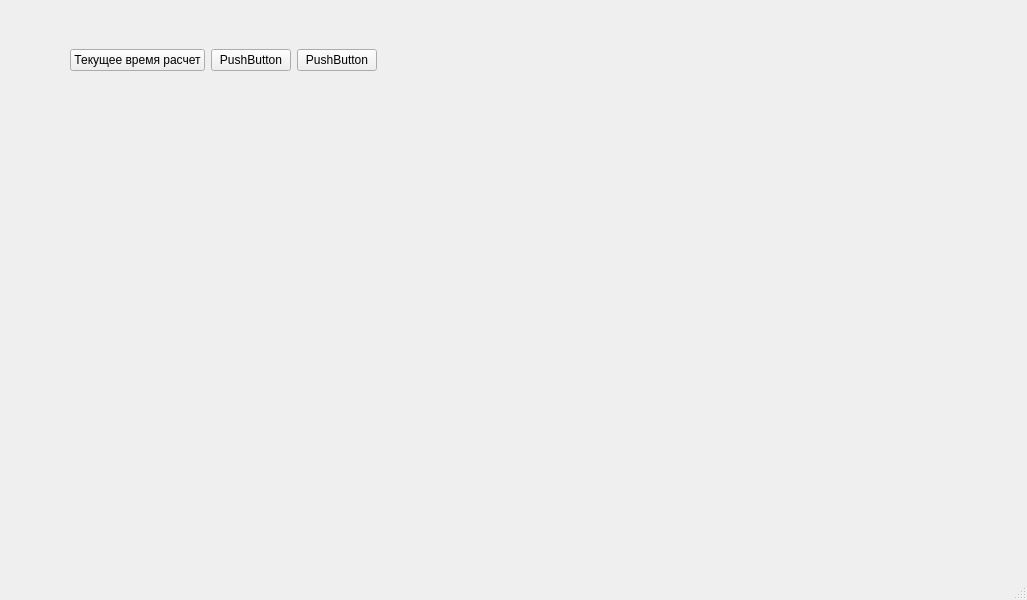
<?xml version="1.0" encoding="UTF-8"?>
<ui version="4.0">
 <class>MainWindow</class>
 <widget class="QMainWindow" name="MainWindow">
  <property name="geometry">
   <rect>
    <x>0</x>
    <y>0</y>
    <width>1027</width>
    <height>600</height>
   </rect>
  </property>
  <property name="windowTitle">
   <string>MainWindow</string>
  </property>
  <widget class="QWidget" name="centralwidget">
   <widget class="QWidget" name="horizontalLayoutWidget">
    <property name="geometry">
     <rect>
      <x>70</x>
      <y>20</y>
      <width>861</width>
      <height>80</height>
     </rect>
    </property>
    <layout class="QHBoxLayout" name="horizontalLayout">
     <item>
      <widget class="QPushButton" name="calculateCurrTime">
       <property name="text">
        <string>Текущее время расчет</string>
       </property>
      </widget>
     </item>
     <item>
      <widget class="QPushButton" name="pushButton_2">
       <property name="text">
        <string>PushButton</string>
       </property>
      </widget>
     </item>
     <item>
      <widget class="QPushButton" name="pushButton_3">
       <property name="text">
        <string>PushButton</string>
       </property>
      </widget>
     </item>
     <item>
      <spacer name="horizontalSpacer">
       <property name="orientation">
        <enum>Qt::Horizontal</enum>
       </property>
       <property name="sizeHint" stdset="0">
        <size>
         <width>40</width>
         <height>20</height>
        </size>
       </property>
      </spacer>
     </item>
    </layout>
   </widget>
  </widget>
  <widget class="QMenuBar" name="menubar">
   <property name="geometry">
    <rect>
     <x>0</x>
     <y>0</y>
     <width>1027</width>
     <height>21</height>
    </rect>
   </property>
  </widget>
  <widget class="QStatusBar" name="statusbar"/>
 </widget>
 <resources/>
 <connections/>
</ui>
